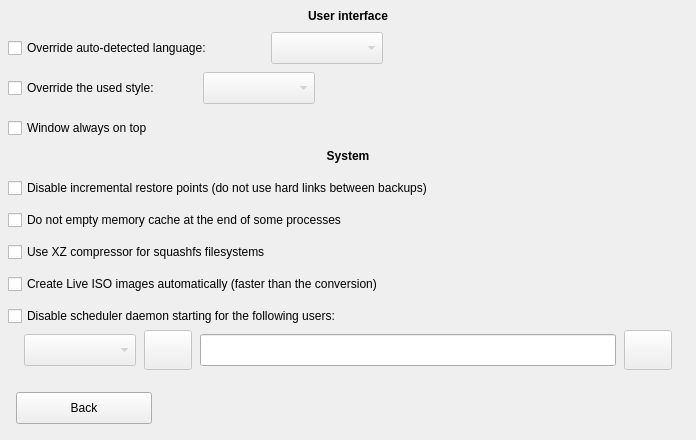
     <widget class="QWidget" name="settingspanel" native="true">
      <property name="geometry">
       <rect>
        <x>697</x>
        <y>1784</y>
        <width>696</width>
        <height>440</height>
       </rect>
      </property>
      <property name="autoFillBackground">
       <bool>true</bool>
      </property>
      <widget class="QPushButton" name="settingsback">
       <property name="geometry">
        <rect>
         <x>16</x>
         <y>392</y>
         <width>136</width>
         <height>32</height>
        </rect>
       </property>
       <property name="cursor">
        <cursorShape>PointingHandCursor</cursorShape>
       </property>
       <property name="text">
        <string>Back</string>
       </property>
      </widget>
      <widget class="QLabel" name="label_44">
       <property name="geometry">
        <rect>
         <x>0</x>
         <y>0</y>
         <width>696</width>
         <height>32</height>
        </rect>
       </property>
       <property name="font">
        <font>
         <weight>75</weight>
         <bold>true</bold>
        </font>
       </property>
       <property name="text">
        <string>User interface</string>
       </property>
       <property name="alignment">
        <set>Qt::AlignCenter</set>
       </property>
      </widget>
      <widget class="QComboBox" name="languages">
       <property name="enabled">
        <bool>false</bool>
       </property>
       <property name="geometry">
        <rect>
         <x>271</x>
         <y>32</y>
         <width>112</width>
         <height>32</height>
        </rect>
       </property>
       <property name="minimumSize">
        <size>
         <width>112</width>
         <height>32</height>
        </size>
       </property>
       <property name="cursor">
        <cursorShape>PointingHandCursor</cursorShape>
       </property>
       <property name="focusPolicy">
        <enum>Qt::NoFocus</enum>
       </property>
      </widget>
      <widget class="QComboBox" name="styles">
       <property name="enabled">
        <bool>false</bool>
       </property>
       <property name="geometry">
        <rect>
         <x>203</x>
         <y>72</y>
         <width>112</width>
         <height>32</height>
        </rect>
       </property>
       <property name="minimumSize">
        <size>
         <width>112</width>
         <height>32</height>
        </size>
       </property>
       <property name="cursor">
        <cursorShape>PointingHandCursor</cursorShape>
       </property>
       <property name="focusPolicy">
        <enum>Qt::NoFocus</enum>
       </property>
      </widget>
      <widget class="QCheckBox" name="alwaysontop">
       <property name="geometry">
        <rect>
         <x>8</x>
         <y>118</y>
         <width>182</width>
         <height>20</height>
        </rect>
       </property>
       <property name="cursor">
        <cursorShape>PointingHandCursor</cursorShape>
       </property>
       <property name="focusPolicy">
        <enum>Qt::NoFocus</enum>
       </property>
       <property name="text">
        <string>Window always on top</string>
       </property>
      </widget>
      <widget class="QLabel" name="label_45">
       <property name="geometry">
        <rect>
         <x>0</x>
         <y>140</y>
         <width>696</width>
         <height>32</height>
        </rect>
       </property>
       <property name="font">
        <font>
         <weight>75</weight>
         <bold>true</bold>
        </font>
       </property>
       <property name="text">
        <string>System</string>
       </property>
       <property name="alignment">
        <set>Qt::AlignCenter</set>
       </property>
      </widget>
      <widget class="QCheckBox" name="schedulerdisable">
       <property name="geometry">
        <rect>
         <x>8</x>
         <y>306</y>
         <width>426</width>
         <height>20</height>
        </rect>
       </property>
       <property name="cursor">
        <cursorShape>PointingHandCursor</cursorShape>
       </property>
       <property name="focusPolicy">
        <enum>Qt::NoFocus</enum>
       </property>
       <property name="text">
        <string>Disable scheduler daemon starting for the following users:</string>
       </property>
      </widget>
      <widget class="QCheckBox" name="usexzcompressor">
       <property name="geometry">
        <rect>
         <x>8</x>
         <y>242</y>
         <width>327</width>
         <height>20</height>
        </rect>
       </property>
       <property name="cursor">
        <cursorShape>PointingHandCursor</cursorShape>
       </property>
       <property name="focusPolicy">
        <enum>Qt::NoFocus</enum>
       </property>
       <property name="text">
        <string>Use XZ compressor for squashfs filesystems</string>
       </property>
      </widget>
      <widget class="QCheckBox" name="languageoverride">
       <property name="geometry">
        <rect>
         <x>8</x>
         <y>38</y>
         <width>259</width>
         <height>20</height>
        </rect>
       </property>
       <property name="cursor">
        <cursorShape>PointingHandCursor</cursorShape>
       </property>
       <property name="focusPolicy">
        <enum>Qt::NoFocus</enum>
       </property>
       <property name="text">
        <string>Override auto-detected language:</string>
       </property>
      </widget>
      <widget class="QCheckBox" name="styleoverride">
       <property name="geometry">
        <rect>
         <x>8</x>
         <y>78</y>
         <width>191</width>
         <height>20</height>
        </rect>
       </property>
       <property name="cursor">
        <cursorShape>PointingHandCursor</cursorShape>
       </property>
       <property name="focusPolicy">
        <enum>Qt::NoFocus</enum>
       </property>
       <property name="text">
        <string>Override the used style:</string>
       </property>
      </widget>
      <widget class="QCheckBox" name="incrementaldisable">
       <property name="geometry">
        <rect>
         <x>8</x>
         <y>178</y>
         <width>539</width>
         <height>20</height>
        </rect>
       </property>
       <property name="cursor">
        <cursorShape>PointingHandCursor</cursorShape>
       </property>
       <property name="focusPolicy">
        <enum>Qt::NoFocus</enum>
       </property>
       <property name="text">
        <string>Disable incremental restore points (do not use hard links between backups)</string>
       </property>
      </widget>
      <widget class="QLineEdit" name="schedulerusers">
       <property name="geometry">
        <rect>
         <x>200</x>
         <y>334</y>
         <width>416</width>
         <height>32</height>
        </rect>
       </property>
       <property name="focusPolicy">
        <enum>Qt::NoFocus</enum>
       </property>
       <property name="readOnly">
        <bool>true</bool>
       </property>
      </widget>
      <widget class="QComboBox" name="users">
       <property name="enabled">
        <bool>false</bool>
       </property>
       <property name="geometry">
        <rect>
         <x>24</x>
         <y>334</y>
         <width>112</width>
         <height>32</height>
        </rect>
       </property>
       <property name="cursor">
        <cursorShape>PointingHandCursor</cursorShape>
       </property>
       <property name="focusPolicy">
        <enum>Qt::NoFocus</enum>
       </property>
      </widget>
      <widget class="QPushButton" name="adduser">
       <property name="enabled">
        <bool>false</bool>
       </property>
       <property name="geometry">
        <rect>
         <x>144</x>
         <y>330</y>
         <width>48</width>
         <height>40</height>
        </rect>
       </property>
       <property name="cursor">
        <cursorShape>PointingHandCursor</cursorShape>
       </property>
       <property name="focusPolicy">
        <enum>Qt::NoFocus</enum>
       </property>
       <property name="icon">
        <iconset resource="pictures.qrc">
         <normaloff>:/pictures/rightarrow.png</normaloff>:/pictures/rightarrow.png</iconset>
       </property>
       <property name="iconSize">
        <size>
         <width>24</width>
         <height>22</height>
        </size>
       </property>
      </widget>
      <widget class="QPushButton" name="schedulerrefresh">
       <property name="enabled">
        <bool>false</bool>
       </property>
       <property name="geometry">
        <rect>
         <x>624</x>
         <y>330</y>
         <width>48</width>
         <height>40</height>
        </rect>
       </property>
       <property name="cursor">
        <cursorShape>PointingHandCursor</cursorShape>
       </property>
       <property name="focusPolicy">
        <enum>Qt::NoFocus</enum>
       </property>
       <property name="icon">
        <iconset resource="pictures.qrc">
         <normaloff>:/pictures/refresh.png</normaloff>:/pictures/refresh.png</iconset>
       </property>
       <property name="iconSize">
        <size>
         <width>23</width>
         <height>23</height>
        </size>
       </property>
      </widget>
      <widget class="QCheckBox" name="autoisocreate">
       <property name="geometry">
        <rect>
         <x>8</x>
         <y>274</y>
         <width>470</width>
         <height>20</height>
        </rect>
       </property>
       <property name="cursor">
        <cursorShape>PointingHandCursor</cursorShape>
       </property>
       <property name="focusPolicy">
        <enum>Qt::NoFocus</enum>
       </property>
       <property name="text">
        <string>Create Live ISO images automatically (faster than the conversion)</string>
       </property>
      </widget>
      <widget class="QCheckBox" name="cachemptydisable">
       <property name="geometry">
        <rect>
         <x>8</x>
         <y>210</y>
         <width>427</width>
         <height>20</height>
        </rect>
       </property>
       <property name="cursor">
        <cursorShape>PointingHandCursor</cursorShape>
       </property>
       <property name="focusPolicy">
        <enum>Qt::NoFocus</enum>
       </property>
       <property name="text">
        <string>Do not empty memory cache at the end of some processes</string>
       </property>
      </widget>
     </widget>
